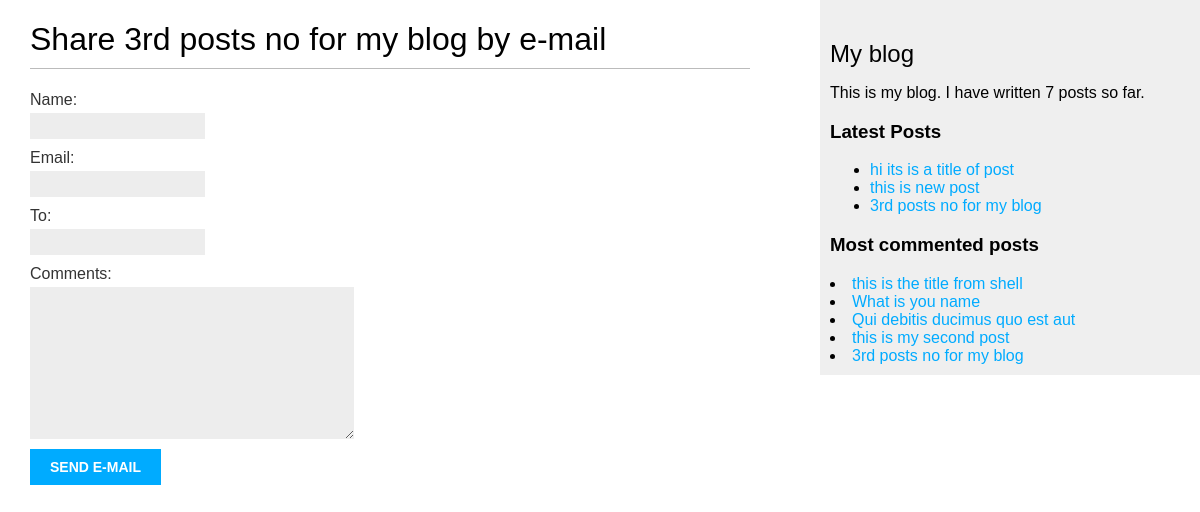
/blog/5/share/, run on the app's committed database.
### blog/models.py (models this page shows, shortened)
class Post(models.Model):
    class Status(models.TextChoices):
        DRAFT = 'DF','Draft'
        PUBLISHED = 'PB','Published'
    title = models.CharField(max_length=255)
    slug  = models.SlugField(max_length=255,unique_for_date='publish')
    author = models.ForeignKey(settings.AUTH_USER_MODEL, on_delete=models.CASCADE,related_name='blog_posts')
    body  = models.TextField()
    publish = models.DateTimeField(default=timezone.now)    # post publish kb howi
    created = models.DateTimeField(auto_now_add=True)       # Post kab banayi gayi
    updated = models.DateTimeField(auto_now=True)           # Post kab last edit hui
    status  = models.CharField(max_length=2,choices=Status.choices, default=Status.DRAFT)
    objects = models.Manager()
    published = PublishedManager()
    tags       = TaggableManager()
    class Meta:
        ordering = ['-publish']                             # سب سے نئی پوسٹ سب سے اوپر
        indexes = [models.Index(fields = ['-publish']),]
    def get_absolute_url(self):
        return reverse("blog:post_detail",args=[self.publish.year,self.publish.month,self.publish.day,self.slug])

### blog/views.py (the view)
# urls.py: path('<int:post_id>/share/',views.post_share,name='post_share'),
def post_share(request,post_id):
    post = get_object_or_404(Post,id = post_id,status = Post.Status.PUBLISHED)
    sent = False
    if request.method == 'POST':
        form = EmailPostForm(request.POST)
        if form.is_valid():
            cd = form.cleaned_data
            post_url = request.build_absolute_uri(
                post.get_absolute_url()
            )
            subject = (
                f"{cd['name']} ({cd['email']}) "
                f"recommends you read {post.title}"
            )
            message = (
                f"Read{post.title} at {post_url}\n\n"
                f"{cd['name']}\'comments:{cd['comments']}"
            )
            send_mail(subject=subject,message=message,from_email=None,recipient_list=[cd['to']])
            sent = True
    else:
        form = EmailPostForm()
    return render(request,'blog/post/share.html',{'form':form,'post':post,'sent':sent})

### blog/forms.py
class EmailPostForm(forms.Form):
    name = forms.CharField(max_length=25)
    email = forms.EmailField()
    to = forms.EmailField()
    comments = forms.CharField(required=False, widget=forms.Textarea)

### blog/models.py (called while the page is built)
    def get_queryset(self):
        return super().get_queryset().filter(status = Post.Status.PUBLISHED)

### blog/templatetags/blog_tags.py (called while the page is built)
@register.simple_tag
def total_posts():
    return Post.published.count()

@register.inclusion_tag('blog/post/latest_posts.html')
def show_latest_posts(count=5):
    latest_posts = Post.published.order_by('-publish')[:count]
    return {'latest_posts':latest_posts}

@register.simple_tag
def get_most_commented_posts(count=5):
    return Post.published.annotate(total_comments = Count('comments')).order_by('-total_comments')[:count]

### blog/templates/blog/post/share.html (shortened to what this page needs)
{% extends "blog/base.html" %}
{% block content %}
{% if sent %}
<h1>E-mail successfully sent.</h1>
<p>
    "{{ post.title }}" successfully sent to {{ form.cleaned_data.to }}.
</p>
{% else %}
<h1>
    Share {{ post.title }} by e-mail
</h1>
<form method="post">
    {{ form.as_p }}
    <input type="submit" value="Send e-mail">
</form>
{% endif %}
{% endblock content %}

### blog/templates/blog/base.html (shortened to what this page needs)
{% load blog_tags %}
{% load static %}
<!DOCTYPE html>
<html lang="en">
  <head>
  <link href="{% static 'css/blog.css' %}" rel="stylesheet" />
</head>
  <body>
    <div id="content">
      {% block content %}{% endblock content %}
    </div>
    <div id="sidebar">
      <h2>My blog</h2>
      <p>This is my blog.
      I have written {% total_posts %} posts so far.
      </p>
      <h3>Latest Posts</h3>
      {% show_latest_posts 3 %}
      <h3>Most commented posts</h3>
      {% get_most_commented_posts as most_commented_posts %}
      {% for post in most_commented_posts %}
      <li>
        <a href="{{ post.get_absolute_url }}">{{ post.title }}</a>
      </li>
      {% endfor %}
    </div>
  </body>
</html>

### blog/templates/blog/post/latest_posts.html
<ul>
    {% for post in latest_posts %}
    <li>
        <a href="{{ post.get_absolute_url }}">{{ post.title }}</a>
    </li>
    {% endfor %}
</ul>

### blog/static/css/blog.css (style rules this page uses)
body { margin:0; padding:0; font-family:helvetica, sans-serif; }
a { color:#00abff; text-decoration:none; }
h1 { font-weight:normal; border-bottom:1px solid #bbb; padding:0 0 10px 0; }
h2 { font-weight:normal; margin:30px 0 0; }
#content { float:left; width:60%; padding:0 0 0 30px; }
#sidebar { float:right; width:30%; padding:10px; background:#efefef; height:100%; }
label { float:left; clear:both; color:#333; margin-bottom:4px; }
input, textarea { clear:both; float:left; margin:0 0 10px; background:#ededed; border:0; padding:6px 10px; font-size:12px; }
input[type=submit] { font-weight:bold; background:#00abff; color:#fff; padding:10px 20px; font-size:14px; text-transform:uppercase; }

### data on the page
Post: title "3rd posts no for my blog"
Post: title "hi its is a title of post"
Post: title "this is new post"
Post: title "this is the title from shell"
Post: title "What is you name"
Post: title "Qui debitis ducimus quo est aut"
Post: title "this is my second post"
